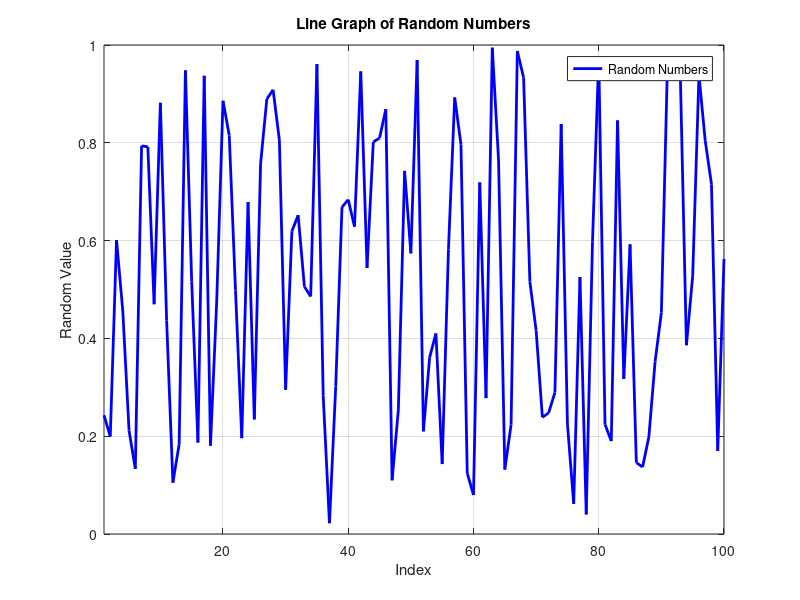

MATLAB code to generate this figure:
% Random Number Sequence Plotting

% Parameters
N = 100;           % Number of random numbers to generate
x = 1:N;           % x-axis values--sequence index

% Generate random numbers
random_numbers = rand(1, N);   % Uniformly distributed random numbers between 0 and 1

% Plotting the random numbers
figure;
plot(x, random_numbers, 'b-', 'LineWidth', 2);
grid on;


xlabel('Index');
ylabel('Random Value');
title('Line Graph of Random Numbers');
xlim([1 N]);
ylim([0 1]);
legend('Random Numbers', 'Location', 'Best');
